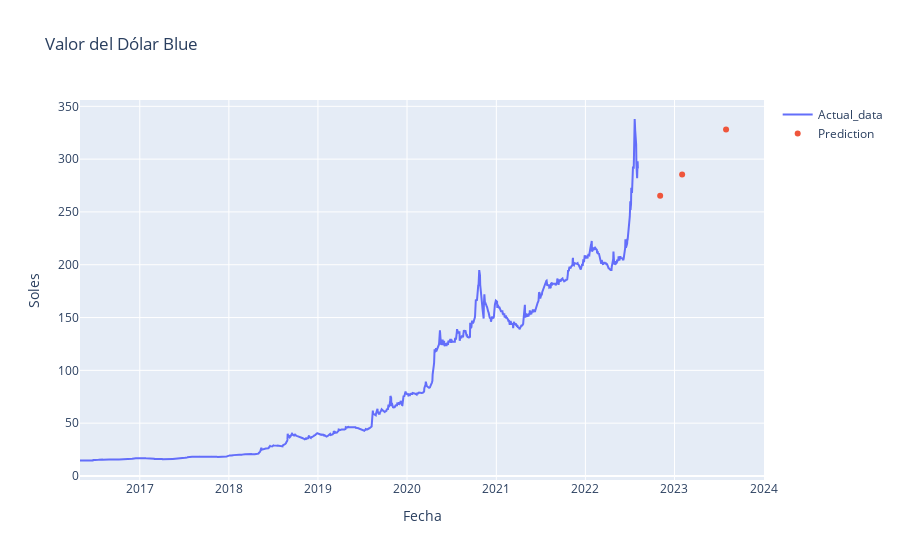

Notebook code for this chart:
### Markdown cell above
**¡El error de los datos pasó de 1622.71 a 239.40!**<br>
Procedo a hacer las predicciones:

### Code cell
today = dt.datetime.today()
fechas_a_predecir = np.array([])
fechas_a_predecir = np.append(fechas_a_predecir, today + dt.timedelta(days=90)) # 3 meses
fechas_a_predecir = np.append(fechas_a_predecir, today + dt.timedelta(days=180)) # 6 meses
fechas_a_predecir = np.append(fechas_a_predecir, today + dt.timedelta(days=360)) # 12 meses
x_b_predict = np.array([date_to_x(x, day_0_b) for x in fechas_a_predecir])
y_b_predict = dolar_b_lr1.predict(x_b_predict.reshape(-1,1))
fig = go.Figure()
fig.add_trace(go.Scatter(x = table_reg_1['fecha'], y = table_reg_1['dolar_b'], mode='lines', name = 'Actual_data'))
fig.add_trace(go.Scatter(x = fechas_a_predecir, y = y_b_predict, mode='markers', name='Prediction'))
fig.update_layout(
    title='Valor del Dólar Blue',
    xaxis_title = 'Fecha',
    yaxis_title = 'Soles')

### Figure 1 — Plotly figure (JSON) as saved in the notebook; plotly's stock layout.template omitted (floating-point values rounded to 4 significant figures; data arrays with more than 128 entries replaced by an {"elided": "..."} marker saying what was removed)
{"data": [{"mode": "lines", "name": "Actual_data", "type": "scatter", "x": {"elided": "2290 str values"}, "y": {"elided": "2290 float values"}}, {"mode": "markers", "name": "Prediction", "type": "scatter", "x": ["2022-11-03T08:30:38.414974", "2023-02-01T08:30:38.414974", "2023-07-31T08:30:38.414974"], "y": [265.4, 285.5, 328.1]}], "layout": {"title": {"text": "Valor del Dólar Blue"}, "xaxis": {"title": {"text": "Fecha"}}, "yaxis": {"title": {"text": "Soles"}}}}
